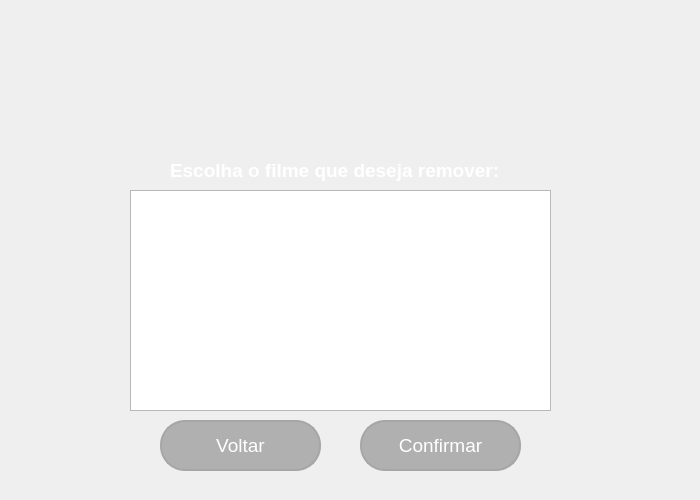
<?xml version="1.0" encoding="UTF-8"?>
<ui version="4.0">
 <class>MainWindow</class>
 <widget class="QMainWindow" name="MainWindow">
  <property name="geometry">
   <rect>
    <x>0</x>
    <y>0</y>
    <width>700</width>
    <height>500</height>
   </rect>
  </property>
  <property name="minimumSize">
   <size>
    <width>700</width>
    <height>500</height>
   </size>
  </property>
  <property name="windowTitle">
   <string>MainWindow</string>
  </property>
  <widget class="QWidget" name="centralwidget">
   <widget class="QPushButton" name="pushButton">
    <property name="geometry">
     <rect>
      <x>160</x>
      <y>420</y>
      <width>161</width>
      <height>51</height>
     </rect>
    </property>
    <property name="font">
     <font>
      <pointsize>14</pointsize>
     </font>
    </property>
    <property name="styleSheet">
     <string notr="true">QPushButton {	
	color: rgb(255, 255, 255);
	background-color: rgb(176, 176, 176);
	border: 2px solid rgb(166, 166, 166); 
	border-radius: 25px;
}

QPushButton:hover {
	background-color: rgb(166, 166, 166);
	border: 2px solid rgb(138, 138, 138); 
}

QPushButton:pressed {
	background-color: rgb(250, 230, 0);
	border: 2px solid rgb(255, 165, 24); 
}</string>
    </property>
    <property name="text">
     <string>Voltar</string>
    </property>
   </widget>
   <widget class="QLabel" name="label">
    <property name="geometry">
     <rect>
      <x>170</x>
      <y>160</y>
      <width>351</width>
      <height>21</height>
     </rect>
    </property>
    <property name="font">
     <font>
      <pointsize>14</pointsize>
      <weight>75</weight>
      <bold>true</bold>
     </font>
    </property>
    <property name="styleSheet">
     <string notr="true">color: rgb(255, 255, 255);</string>
    </property>
    <property name="text">
     <string>Escolha o filme que deseja remover:</string>
    </property>
   </widget>
   <widget class="QPushButton" name="pushButton_2">
    <property name="geometry">
     <rect>
      <x>360</x>
      <y>420</y>
      <width>161</width>
      <height>51</height>
     </rect>
    </property>
    <property name="font">
     <font>
      <pointsize>14</pointsize>
     </font>
    </property>
    <property name="styleSheet">
     <string notr="true">QPushButton {	
	color: rgb(255, 255, 255);
	background-color: rgb(176, 176, 176);
	border: 2px solid rgb(166, 166, 166); 
	border-radius: 25px;
}

QPushButton:hover {
	background-color: rgb(166, 166, 166);
	border: 2px solid rgb(138, 138, 138); 
}

QPushButton:pressed {
	background-color: rgb(250, 230, 0);
	border: 2px solid rgb(255, 165, 24); 
}</string>
    </property>
    <property name="text">
     <string>Confirmar</string>
    </property>
   </widget>
   <widget class="QListWidget" name="listWidget">
    <property name="geometry">
     <rect>
      <x>130</x>
      <y>190</y>
      <width>421</width>
      <height>221</height>
     </rect>
    </property>
    <property name="font">
     <font>
      <pointsize>16</pointsize>
     </font>
    </property>
   </widget>
   <widget class="QLabel" name="label_2">
    <property name="geometry">
     <rect>
      <x>0</x>
      <y>0</y>
      <width>701</width>
      <height>501</height>
     </rect>
    </property>
    <property name="text">
     <string/>
    </property>
    <property name="pixmap">
     <pixmap>imagens/Teste3.png</pixmap>
    </property>
   </widget>
   <zorder>label_2</zorder>
   <zorder>pushButton</zorder>
   <zorder>label</zorder>
   <zorder>pushButton_2</zorder>
   <zorder>listWidget</zorder>
  </widget>
 </widget>
 <resources/>
 <connections/>
</ui>
